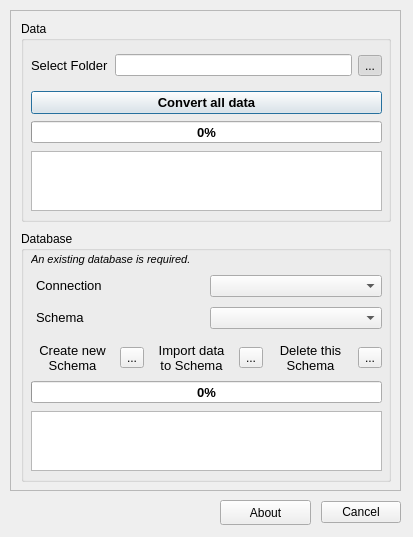
<?xml version="1.0" encoding="UTF-8"?>
<ui version="4.0">
 <class>skkn_toolDialogBase</class>
 <widget class="QDialog" name="skkn_toolDialogBase">
  <property name="geometry">
   <rect>
    <x>0</x>
    <y>0</y>
    <width>413</width>
    <height>537</height>
   </rect>
  </property>
  <property name="sizePolicy">
   <sizepolicy hsizetype="Fixed" vsizetype="Fixed">
    <horstretch>0</horstretch>
    <verstretch>0</verstretch>
   </sizepolicy>
  </property>
  <property name="windowTitle">
   <string>SKKN tool</string>
  </property>
  <widget class="QScrollArea" name="scrollArea">
   <property name="geometry">
    <rect>
     <x>10</x>
     <y>10</y>
     <width>391</width>
     <height>481</height>
    </rect>
   </property>
   <property name="sizePolicy">
    <sizepolicy hsizetype="Fixed" vsizetype="Fixed">
     <horstretch>0</horstretch>
     <verstretch>0</verstretch>
    </sizepolicy>
   </property>
   <property name="widgetResizable">
    <bool>true</bool>
   </property>
   <widget class="QWidget" name="scrollAreaWidgetContents">
    <property name="geometry">
     <rect>
      <x>0</x>
      <y>0</y>
      <width>389</width>
      <height>479</height>
     </rect>
    </property>
    <widget class="QGroupBox" name="dataBase">
     <property name="enabled">
      <bool>true</bool>
     </property>
     <property name="geometry">
      <rect>
       <x>10</x>
       <y>220</y>
       <width>370</width>
       <height>251</height>
      </rect>
     </property>
     <property name="layoutDirection">
      <enum>Qt::LeftToRight</enum>
     </property>
     <property name="autoFillBackground">
      <bool>true</bool>
     </property>
     <property name="locale">
      <locale language="Slovak" country="Slovakia"/>
     </property>
     <property name="title">
      <string>Database</string>
     </property>
     <property name="alignment">
      <set>Qt::AlignJustify|Qt::AlignTop</set>
     </property>
     <property name="flat">
      <bool>false</bool>
     </property>
     <property name="checkable">
      <bool>false</bool>
     </property>
     <widget class="QWidget" name="gridLayoutWidget">
      <property name="geometry">
       <rect>
        <x>10</x>
        <y>40</y>
        <width>351</width>
        <height>62</height>
       </rect>
      </property>
      <layout class="QGridLayout" name="gridLayout">
       <item row="1" column="0">
        <widget class="QLabel" name="label">
         <property name="font">
          <font>
           <pointsize>10</pointsize>
          </font>
         </property>
         <property name="text">
          <string>&lt;html&gt;&lt;head/&gt;&lt;body&gt;&lt;p&gt;Schema&lt;/p&gt;&lt;/body&gt;&lt;/html&gt;</string>
         </property>
         <property name="indent">
          <number>5</number>
         </property>
        </widget>
       </item>
       <item row="0" column="0">
        <widget class="QLabel" name="label_3">
         <property name="font">
          <font>
           <pointsize>10</pointsize>
          </font>
         </property>
         <property name="text">
          <string>&lt;html&gt;&lt;head/&gt;&lt;body&gt;&lt;p&gt;Connection&lt;/p&gt;&lt;/body&gt;&lt;/html&gt;</string>
         </property>
         <property name="indent">
          <number>5</number>
         </property>
        </widget>
       </item>
       <item row="0" column="1">
        <widget class="QComboBox" name="comboBox_2">
         <property name="sizePolicy">
          <sizepolicy hsizetype="Preferred" vsizetype="Fixed">
           <horstretch>0</horstretch>
           <verstretch>0</verstretch>
          </sizepolicy>
         </property>
         <property name="currentIndex">
          <number>-1</number>
         </property>
        </widget>
       </item>
       <item row="1" column="1">
        <widget class="QComboBox" name="comboBox_3"/>
       </item>
      </layout>
     </widget>
     <widget class="QProgressBar" name="progressBar_2">
      <property name="geometry">
       <rect>
        <x>10</x>
        <y>150</y>
        <width>351</width>
        <height>22</height>
       </rect>
      </property>
      <property name="font">
       <font>
        <pointsize>10</pointsize>
        <weight>75</weight>
        <bold>true</bold>
       </font>
      </property>
      <property name="value">
       <number>0</number>
      </property>
     </widget>
     <widget class="QTextEdit" name="textEditDb">
      <property name="geometry">
       <rect>
        <x>10</x>
        <y>180</y>
        <width>351</width>
        <height>60</height>
       </rect>
      </property>
     </widget>
     <widget class="QLabel" name="label_4">
      <property name="geometry">
       <rect>
        <x>10</x>
        <y>20</y>
        <width>161</width>
        <height>17</height>
       </rect>
      </property>
      <property name="font">
       <font>
        <pointsize>7</pointsize>
        <weight>50</weight>
        <italic>true</italic>
        <bold>false</bold>
       </font>
      </property>
      <property name="text">
       <string>&lt;html&gt;&lt;head/&gt;&lt;body&gt;&lt;p&gt;&lt;span style=&quot; font-size:8pt; font-style:italic;&quot;&gt;An existing database is required.&lt;/span&gt;&lt;/p&gt;&lt;/body&gt;&lt;/html&gt;</string>
      </property>
     </widget>
     <widget class="QWidget" name="horizontalLayoutWidget_4">
      <property name="geometry">
       <rect>
        <x>10</x>
        <y>110</y>
        <width>351</width>
        <height>33</height>
       </rect>
      </property>
      <layout class="QHBoxLayout" name="horizontalLayout">
       <item>
        <widget class="QLabel" name="label_7">
         <property name="font">
          <font>
           <pointsize>10</pointsize>
          </font>
         </property>
         <property name="text">
          <string>Create new
Schema</string>
         </property>
         <property name="alignment">
          <set>Qt::AlignCenter</set>
         </property>
        </widget>
       </item>
       <item>
        <widget class="QToolButton" name="toolButton_4">
         <property name="text">
          <string>...</string>
         </property>
         <property name="icon">
          <iconset>
           <normaloff>:/plugins/skkn_tool/icons/database.png</normaloff>:/plugins/skkn_tool/icons/database.png</iconset>
         </property>
        </widget>
       </item>
       <item>
        <widget class="QLabel" name="label_5">
         <property name="font">
          <font>
           <pointsize>10</pointsize>
          </font>
         </property>
         <property name="text">
          <string>Import data 
to Schema</string>
         </property>
         <property name="alignment">
          <set>Qt::AlignCenter</set>
         </property>
         <property name="indent">
          <number>5</number>
         </property>
        </widget>
       </item>
       <item>
        <widget class="QToolButton" name="toolButton_2">
         <property name="text">
          <string>...</string>
         </property>
         <property name="icon">
          <iconset>
           <normaloff>:/plugins/skkn_tool/icons/import.png</normaloff>:/plugins/skkn_tool/icons/import.png</iconset>
         </property>
        </widget>
       </item>
       <item>
        <widget class="QLabel" name="label_6">
         <property name="font">
          <font>
           <pointsize>10</pointsize>
          </font>
         </property>
         <property name="text">
          <string>Delete this 
Schema</string>
         </property>
         <property name="alignment">
          <set>Qt::AlignCenter</set>
         </property>
        </widget>
       </item>
       <item>
        <widget class="QToolButton" name="toolButton_3">
         <property name="text">
          <string>...</string>
         </property>
         <property name="icon">
          <iconset>
           <normaloff>:/plugins/skkn_tool/icons/delete.png</normaloff>:/plugins/skkn_tool/icons/delete.png</iconset>
         </property>
        </widget>
       </item>
      </layout>
     </widget>
    </widget>
    <widget class="QGroupBox" name="data">
     <property name="geometry">
      <rect>
       <x>10</x>
       <y>10</y>
       <width>370</width>
       <height>201</height>
      </rect>
     </property>
     <property name="title">
      <string>Data</string>
     </property>
     <widget class="QWidget" name="horizontalLayoutWidget">
      <property name="geometry">
       <rect>
        <x>10</x>
        <y>30</y>
        <width>351</width>
        <height>29</height>
       </rect>
      </property>
      <layout class="QHBoxLayout" name="horizontalLayoutSGI">
       <item>
        <widget class="QLabel" name="textData">
         <property name="font">
          <font>
           <pointsize>10</pointsize>
          </font>
         </property>
         <property name="text">
          <string>Select Folder</string>
         </property>
        </widget>
       </item>
       <item>
        <widget class="QLineEdit" name="lineData"/>
       </item>
       <item>
        <widget class="QToolButton" name="buttonData">
         <property name="layoutDirection">
          <enum>Qt::LeftToRight</enum>
         </property>
         <property name="text">
          <string>...</string>
         </property>
         <property name="icon">
          <iconset>
           <normaloff>:/plugins/skkn_tool/icons/open.png</normaloff>:/plugins/skkn_tool/icons/open.png</iconset>
         </property>
         <property name="checkable">
          <bool>true</bool>
         </property>
         <property name="checked">
          <bool>true</bool>
         </property>
        </widget>
       </item>
      </layout>
     </widget>
     <widget class="QProgressBar" name="progressBarData">
      <property name="geometry">
       <rect>
        <x>10</x>
        <y>100</y>
        <width>351</width>
        <height>22</height>
       </rect>
      </property>
      <property name="sizeIncrement">
       <size>
        <width>0</width>
        <height>0</height>
       </size>
      </property>
      <property name="font">
       <font>
        <pointsize>10</pointsize>
        <weight>75</weight>
        <bold>true</bold>
       </font>
      </property>
      <property name="value">
       <number>0</number>
      </property>
     </widget>
     <widget class="QPushButton" name="convertButton">
      <property name="geometry">
       <rect>
        <x>10</x>
        <y>70</y>
        <width>351</width>
        <height>23</height>
       </rect>
      </property>
      <property name="font">
       <font>
        <pointsize>10</pointsize>
        <weight>75</weight>
        <italic>false</italic>
        <bold>true</bold>
       </font>
      </property>
      <property name="text">
       <string>Convert all data</string>
      </property>
     </widget>
     <widget class="QTextEdit" name="textEditData">
      <property name="geometry">
       <rect>
        <x>10</x>
        <y>130</y>
        <width>351</width>
        <height>60</height>
       </rect>
      </property>
     </widget>
    </widget>
   </widget>
  </widget>
  <widget class="QDialogButtonBox" name="button_box">
   <property name="geometry">
    <rect>
     <x>310</x>
     <y>500</y>
     <width>91</width>
     <height>25</height>
    </rect>
   </property>
   <property name="font">
    <font>
     <pointsize>9</pointsize>
    </font>
   </property>
   <property name="orientation">
    <enum>Qt::Horizontal</enum>
   </property>
   <property name="standardButtons">
    <set>QDialogButtonBox::Cancel</set>
   </property>
  </widget>
  <widget class="QPushButton" name="pushButton">
   <property name="geometry">
    <rect>
     <x>220</x>
     <y>500</y>
     <width>91</width>
     <height>25</height>
    </rect>
   </property>
   <property name="font">
    <font>
     <pointsize>9</pointsize>
    </font>
   </property>
   <property name="text">
    <string>About</string>
   </property>
   <property name="icon">
    <iconset>
     <normaloff>:/plugins/skkn_tool/icons/about.png</normaloff>:/plugins/skkn_tool/icons/about.png</iconset>
   </property>
  </widget>
 </widget>
 <resources/>
 <connections>
  <connection>
   <sender>button_box</sender>
   <signal>accepted()</signal>
   <receiver>skkn_toolDialogBase</receiver>
   <slot>accept()</slot>
   <hints>
    <hint type="sourcelabel">
     <x>20</x>
     <y>20</y>
    </hint>
    <hint type="destinationlabel">
     <x>20</x>
     <y>20</y>
    </hint>
   </hints>
  </connection>
  <connection>
   <sender>button_box</sender>
   <signal>rejected()</signal>
   <receiver>skkn_toolDialogBase</receiver>
   <slot>reject()</slot>
   <hints>
    <hint type="sourcelabel">
     <x>20</x>
     <y>20</y>
    </hint>
    <hint type="destinationlabel">
     <x>20</x>
     <y>20</y>
    </hint>
   </hints>
  </connection>
 </connections>
</ui>
